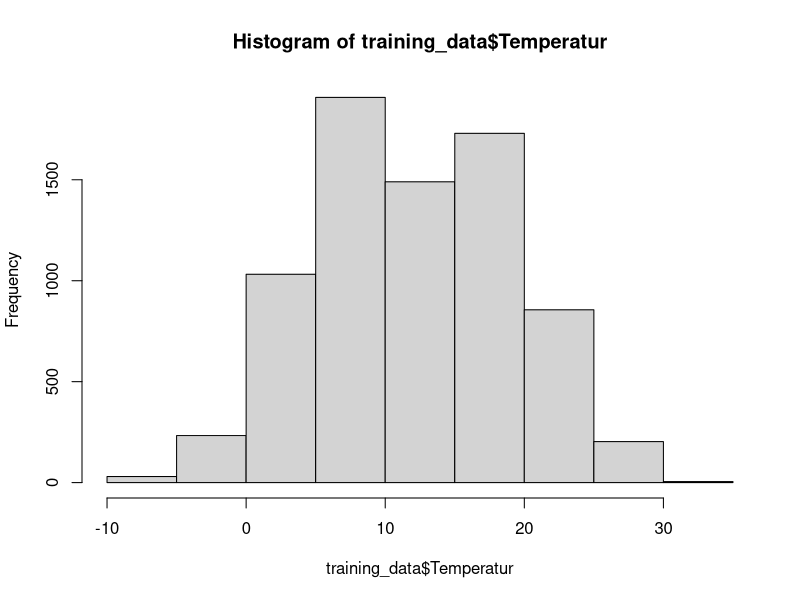
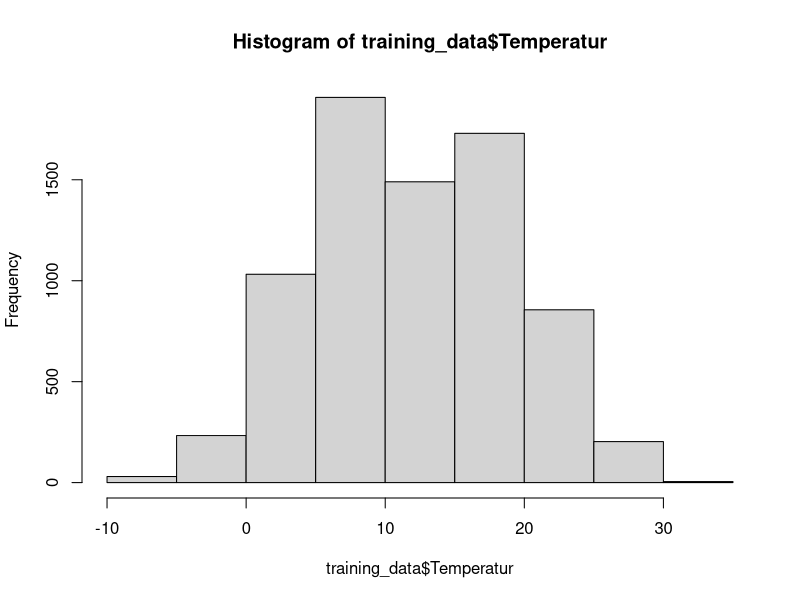
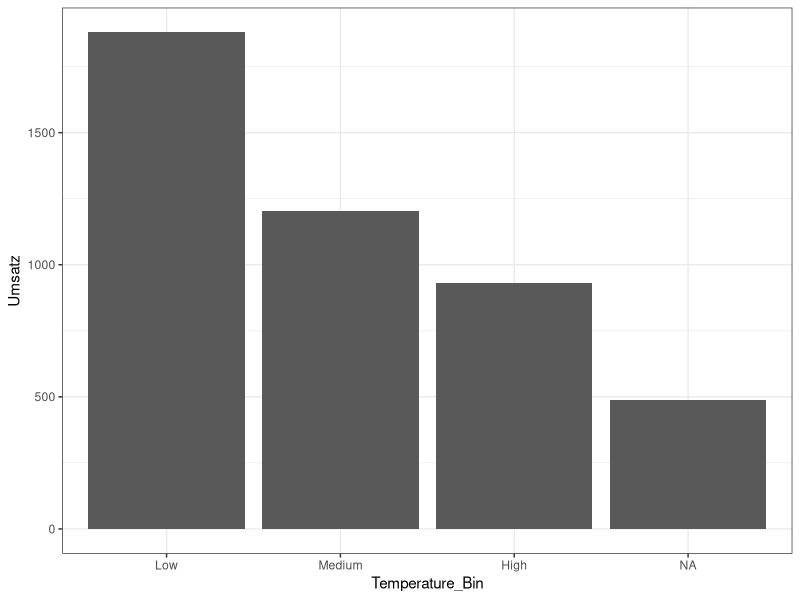

The R source for these figures, in order: (Note: this script raises an error after producing the figures.)
## ---- chunk 1
# import libraries
library("readr")
library("dplyr")

# load csv-file with all data
data <- read_csv("../0_DataPreparation/data.csv")

# sort data by Datum
data_sorted <- data %>% arrange(Datum)
head(data_sorted)

# divide data into training and validation set
training_data <- data_sorted %>% filter(Datum <= "2017-07-31")
validation_data <- data_sorted %>% filter(Datum >= "2017-08-01")

# check new data sets
head(training_data)
head(validation_data)
## ---- chunk 2
# How to bin the temperature data?
# looking at the min, max and mean
summary(training_data$Temperatur)  # data ranges from -8.475 to 31.438 degrees

# show distribution of data
hist(training_data$Temperatur)

# approach one: create 8 bins of equal width for the temperature
training_data1 <- training_data %>%
  mutate(Temperatur_bins = cut(Temperatur, 8, include.lowest = TRUE))

# check new added temperature_bins column and its unique values
head(training_data1)
training_data1 %>% distinct(Temperatur_bins) %>% arrange(Temperatur_bins)

# approach two: create 7 manual bins
training_data2 <- training_data %>%
  mutate(Temperatur_bins = cut(Temperatur, 
                               breaks = c(-10, 0, 5, 10, 15, 20, 25, 35), 
                               include.lowest = TRUE))

# check new added temperature_bins column and its unique values
head(training_data2)
training_data2 %>% distinct(Temperatur_bins) %>% arrange(Temperatur_bins)

## ---- chunk 3

#creating temperature bins labeled as 'Low', 'Medium', and 'High' 
# show distribution of data
hist(training_data$Temperatur)
# Define bin edges
bin_edges <- c(-Inf, 10, 20, Inf)

# Create bin labels
bin_labels <- c('Low', 'Medium', 'High')


# Use cut to assign values to bins
training_data$Temperature_Bin <- cut(training_data$Temperatur, breaks = bin_edges, labels = bin_labels, include.lowest = TRUE)

# Print the updated dataframe
print(training_data)
# model 1
mod_N <- lm(Umsatz ~ as.factor(Warengruppe) + as.factor(Temperature_Bin)+ as.factor(Wochenende), training_data)
summary(mod_N)

#plotting graph
library(ggplot2)

ggplot(data = training_data, aes(x = Temperature_Bin, y = Umsatz)) +
         geom_bar(stat = "identity",position = "dodge")+
         theme_bw() 
## ---- chunk 4
#creating another variable named season 
#
library(dplyr)
training_data <- training_data %>%
  mutate(season = ifelse(month(Datum) %in% c(3, 4, 5), "Spring",
                         ifelse(month(Datum) %in% c(6, 7, 8), "Summer",
                                ifelse(month(Datum) %in% c(9, 10, 11), "Fall", "Winter"))))

# Print the updated dataframe
print(training_data)
mod_N <- lm(Umsatz ~ as.factor(Warengruppe) + as.factor(Temperature_Bin)+ as.factor(Wochenende)+season, training_data)
summary(mod_N)
#Adjusted R-squared:  0.7228 
## ---- chunk 5
# model 1
mod1 <- lm(Umsatz ~ as.factor(Warengruppe) + Temperatur_bins, training_data1)
summary(mod1)
## ---- chunk 6
# model 2
mod2 <- lm(Umsatz ~ as.factor(Warengruppe) + Temperatur_bins + Bewoelkung, training_data1)
summary(mod2)
## ---- chunk 7
# model 3
mod3 <- lm(Umsatz ~ as.factor(Warengruppe) + Temperatur_bins + Windgeschwindigkeit, training_data1)
summary(mod3)
## ---- chunk 8
# model 4
mod4 <- lm(Umsatz ~ as.factor(Warengruppe) + Temperatur_bins + Windgeschwindigkeit + Wochenende, training_data1)
summary(mod4)
## ---- chunk 9
# model 5
mod5 <- lm(Umsatz ~ as.factor(Warengruppe) + Temperatur_bins + Wochenende, training_data1)
summary(mod5)
## ---- chunk 10
# model 6 with training_data2
mod6 <- lm(Umsatz ~ as.factor(Warengruppe) + Temperatur_bins + Wochenende, training_data2)
summary(mod6)
## ---- chunk 11
# approach three: create 4 manual bins
training_data3 <- training_data %>%
  mutate(Temperatur_bins = cut(Temperatur, 
                               breaks = c(-10, 0, 10, 20, 35), 
                               include.lowest = TRUE))

# check new added temperature_bins column and its unique values
head(training_data3)
training_data3 %>% distinct(Temperatur_bins) %>% arrange(Temperatur_bins)

# model 7 with training_data3
mod7 <- lm(Umsatz ~ as.factor(Warengruppe) + Temperatur_bins + Wochenende, training_data3)
summary(mod7)
